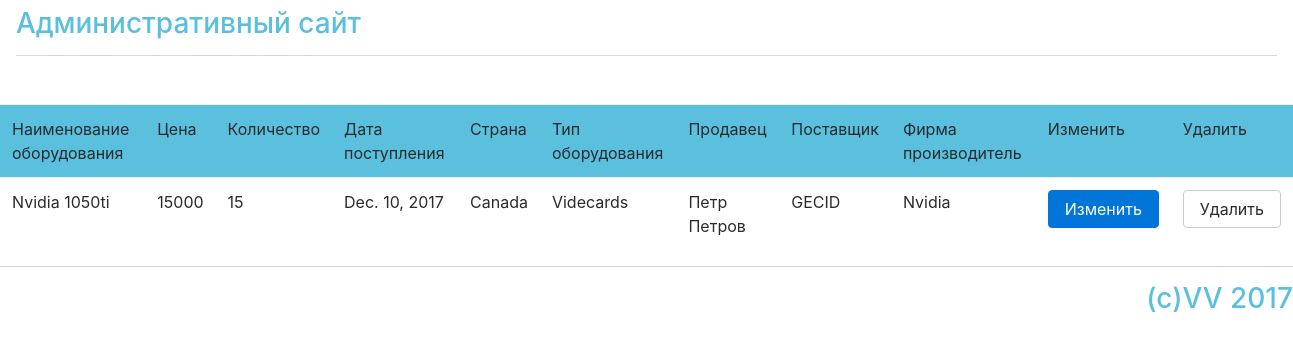
Screenshot of /equipment/ with the database file from the repository.
### database/models.py (models this page shows, shortened)
class Equipment(models.Model):
    equipment_id = models.AutoField(primary_key=models.ProtectedError)
    equipment_name = models.CharField(max_length=50)
    equipment_price = models.IntegerField()
    equipment_size = models.IntegerField(default=0)
    equipment_date = models.DateField()
    equipment_country = models.CharField(max_length=50)
    id_firm = models.ForeignKey(Firm, on_delete=models.CASCADE)
    id_provider = models.ForeignKey(Provider, on_delete=models.CASCADE)
    id_equipment_type = models.ForeignKey(Equipment_type, on_delete=models.CASCADE)
    id_seller = models.ForeignKey(Seller, on_delete=models.CASCADE)
    class Meta:
        verbose_name = "Оборудование"
        verbose_name_plural = "Оборудование"

class Equipment_type(models.Model):
    et_id = models.AutoField(primary_key=True)
    et_name = models.CharField(max_length=50)
    def __str__(self):
        return self.et_name
    class Meta:
        verbose_name = "Тип оборудования"
        verbose_name_plural = "Типы оборудований"

class Seller(models.Model):
    seller_id = models.AutoField(primary_key=True)
    seller_name = models.CharField(max_length=50)
    seller_address = models.CharField(max_length=50)
    seller_exp = models.IntegerField()
    provider_number = models.CharField(max_length=50)
    class Meta:
        verbose_name = "Продавец"
        verbose_name_plural = "Продавцы"
    def __str__(self):
        return self.seller_name

class Provider(models.Model):
    provider_id = models.AutoField(primary_key=True)
    provider_name = models.CharField(max_length=50)
    provider_address = models.CharField(max_length=50)
    provider_country = models.CharField(max_length=30)
    provider_number = models.CharField(max_length=50)
    class Meta:
        verbose_name = "Поставщик"
        verbose_name_plural = "Поставщики"
    def __str__(self):
        return self.provider_name

class Firm(models.Model):
    firm_id = models.AutoField(primary_key=True)
    firm_name = models.CharField(max_length=50)
    firm_address = models.CharField(max_length=50)
    firm_country = models.CharField(max_length=30)
    firm_number = models.CharField(max_length=50)
    firm_site = models.CharField(max_length=50)
    class Meta:
        verbose_name = "Фирма"
        verbose_name_plural = "Фирмы"
    def __str__(self):
        return self.firm_name

### database/views.py (the view)
# urls.py: url(r"^equipment/$", views.show_equipment, name="equipment"),
def show_equipment(request):
    equipment_list = Equipment.objects.all()
    return render(request, "equipment/show_equipment.html", locals())

### templates/equipment/show_equipment.html (shortened to what this page needs)
{% extends "base.html" %}
{% block content %}
    <div align="center">
    <table class="table table-hover">
    <thead class="bg-info">
        <tr>
            <td>Наименование оборудования</td>
            <td>Цена</td>
            <td>Количество</td>
            <td>Дата поступления</td>
            <td>Страна</td>
            <td>Тип оборудования</td>
            <td>Продавец</td>
            <td>Поставщик</td>
            <td>Фирма производитель</td>
            <td>Изменить</td>
            <td>Удалить</td>
        </tr>
     </thead>
{% for equipment in equipment_list  %}
    <tr >
        <td>{{ equipment.equipment_name }}</td>
        <td>{{ equipment.equipment_price }}</td>
        <td>{{ equipment.equipment_size }}</td>
        <td>{{ equipment.equipment_date }}</td>
        <td>{{ equipment.equipment_country }}</td>
        <td>{{ equipment.id_equipment_type }}</td>
        <td>{{ equipment.id_seller }}</td>
        <td>{{ equipment.id_provider }}</td>
        <td>{{ equipment.id_firm }}</td>
        <td><a href="{% url "edit_equipment" equipment.equipment_id %}" class="btn btn-primary" role="button">Изменить</a></td>
        <td><a href="{% url "delete_equipment" equipment.equipment_id %}" class="btn btn-secondary" role="button">Удалить</a></td>
    </tr>
{% endfor %}
</table>
</div>
{% endblock content %}

### rows the page displays
Equipment: equipment_name "Nvidia 1050ti", equipment_price "15000", equipment_size "15", equipment_date "Dec. 10, 2017", equipment_country "Canada", id_equipment_type "Videcards", id_seller "Петр Петров", id_provider "GECID", id_firm "Nvidia"
